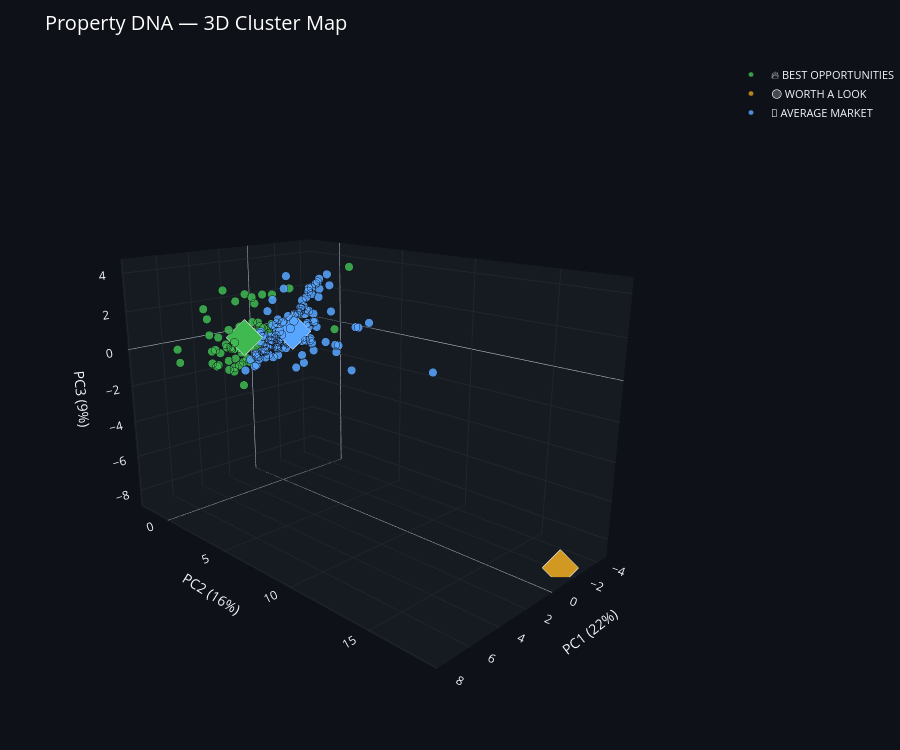

Notebook cell for this chart:
### Markdown cell above
---

## Step 5 — The 3D Map

Every dot = one property, positioned by its DNA (all features compressed to 3 axes).  
Colors = the natural groups the machine found.  
Stars = cluster centers (the "average" property in each group).  

**Drag** to spin. **Hover** for details. **Click** legend items to toggle.

### Code cell
import plotly.graph_objects as go

fig3d = go.Figure()

for c in rank_order:
    m = cluster_meta[c]
    sub = df[df["pca_cluster"] == c]
    hover = []
    for _, r in sub.iterrows():
        a = (r.get("address") or "?")[:30]
        p = f"${r['price']:,.0f}" if pd.notna(r.get("price")) else "—"
        sq = f"{int(r['sqft'])} sqft" if pd.notna(r.get("sqft")) else ""
        ppsf = f"${r['price_per_sqft']:,.0f}/sqft" if pd.notna(r.get("price_per_sqft")) else ""
        dom = f"{int(r['days_on_market'])}d" if pd.notna(r.get("days_on_market")) else ""
        fl = f"Flip: {int(r['flip_score'])}/10" if pd.notna(r.get("flip_score")) else ""
        hover.append(f"<b>{a}</b><br>{p} · {sq} · {ppsf}<br>DOM {dom} · {fl}")

    fig3d.add_trace(go.Scatter3d(
        x=sub["PC1"], y=sub["PC2"], z=sub["PC3"],
        mode="markers", name=m["label"],
        marker=dict(size=5, color=m["color"], opacity=0.85,
                    line=dict(width=0.3, color="#0e1117")),
        hovertext=hover, hoverinfo="text",
    ))

for c in rank_order:
    m = cluster_meta[c]
    cx, cy, cz = centroids[c]
    fig3d.add_trace(go.Scatter3d(
        x=[cx], y=[cy], z=[cz], mode="markers",
        name=f"{m['label']} center",
        marker=dict(size=12, color=m["color"], symbol="diamond",
                    opacity=1, line=dict(width=2, color="white")),
        hovertext=f"<b>CENTER</b><br>{m['label']}", hoverinfo="text",
        showlegend=False,
    ))

fig3d.update_layout(
    template="plotly_dark",
    paper_bgcolor="#0e1117", plot_bgcolor="#0e1117",
    title=dict(text="Property DNA — 3D Cluster Map", font=dict(size=20, color="white")),
    scene=dict(
        xaxis_title=f"PC1 ({var[0]:.0%})",
        yaxis_title=f"PC2 ({var[1]:.0%})",
        zaxis_title=f"PC3 ({var[2]:.0%})",
        xaxis=dict(backgroundcolor="#161b22", gridcolor="#21262d", showbackground=True),
        yaxis=dict(backgroundcolor="#161b22", gridcolor="#21262d", showbackground=True),
        zaxis=dict(backgroundcolor="#161b22", gridcolor="#21262d", showbackground=True),
        camera=dict(eye=dict(x=1.8, y=1.8, z=0.8)),
    ),
    legend=dict(font=dict(size=11), bgcolor="rgba(0,0,0,0)"),
    margin=dict(l=0, r=0, t=60, b=0),
    height=750,
)
fig3d.show()

### Figure 1 — Plotly figure (JSON) as saved in the notebook; plotly's stock layout.template omitted (floating-point values rounded to 4 significant figures; data arrays with more than 128 entries replaced by an {"elided": "..."} marker saying what was removed)
{"data": [{"hoverinfo": "text", "hovertext": ["<b>15067 Warwick St</b><br>$240,000 · 2618 sqft · $92/sqft<br>DOM 129d · Flip: 4/10", "<b>9317 Artesian St</b><br>$15,000 · 994 sqft · $15/sqft<br>DOM 45d · Flip: 5/10", "<b>12642 Chelsea St</b><br>$29,900 · 2074 sqft · $14/sqft<br>DOM 13d · Flip: 5/10", "<b>15780 Stansbury St</b><br>$34,900 · 1824 sqft · $19/sqft<br>DOM 185d · Flip: 9/10", "<b>20140 Marlowe St</b><br>$90,000 · 1580 sqft · $57/sqft<br>DOM 34d · Flip: 4/10", "<b>8773 Petoskey Ave</b><br>$10,000 · 3584 sqft · $3/sqft<br>DOM 1215d · Flip: 7/10", "<b>18923 Mark Twain St</b><br>$43,000 · 1549 sqft · $28/sqft<br>DOM 13d · Flip: 5/10", "<b>18817 Bretton Dr</b><br>$236,000 · 2490 sqft · $95/sqft<br>DOM 155d · Flip: 5/10", "<b>20415-20419 Moross Rd</b><br>$104,900 · 1688 sqft · $62/sqft<br>DOM 130d · Flip: 6/10", "<b>8162 E Jefferson Ave Unit M-B</b><br>$49,900 · 1440 sqft · $35/sqft<br>DOM 11d · Flip: 5/10", "<b>13136 Maiden St</b><br>$10,000 · 1144 sqft · $9/sqft<br>DOM 143d · Flip: 6/10", "<b>16211 Muirland St</b><br>$145,000 · 1550 sqft · $94/sqft<br>DOM 164d · Flip: 5/10", "<b>8120 E Jefferson Ave Apt 7D</b><br>$249,999 · 2380 sqft · $105/sqft<br>DOM 220d · Flip: 4/10", "<b>17420 Ohio St</b><br>$209,900 · 2356 sqft · $89/sqft<br>DOM 105d · Flip: 4/10", "<b>19766 Stahelin Stahelin</b><br>$25,000 · 1094 sqft · $23/sqft<br>DOM 196d · Flip: 9/10", "<b>14321 Ardmore St</b><br>$17,000 · 1188 sqft · $14/sqft<br>DOM 98d · Flip: 5/10", "<b>10901 Worden St</b><br>$44,900 · 1271 sqft · $35/sqft<br>DOM 214d · Flip: 7/10", "<b>1094-1096 Lenox St</b><br>$119,900 · 2568 sqft · $47/sqft<br>DOM 171d · Flip: 8/10", "<b>8900 E Jefferson Ave Unit 630-</b><br>$75,900 · 1200 sqft · $63/sqft<br>DOM 138d · Flip: 7/10", "<b>17217 Quincy St</b><br>$59,900 · 1955 sqft · $31/sqft<br>DOM 6d · Flip: 5/10", "<b>14554 Woodmont Ave</b><br>$290,000 · 2024 sqft · $143/sqft<br>DOM 298d · Flip: 4/10", "<b>5104-06 Balfour Rd</b><br>$69,900 · 2222 sqft · $32/sqft<br>DOM 93d · Flip: 5/10", "<b>14973 Bringard Dr</b><br>$65,900 · 1431 sqft · $46/sqft<br>DOM 69d · Flip: 6/10", "<b>20295 Huntington Rd</b><br>$129,900 · 1245 sqft · $104/sqft<br>DOM 62d · Flip: 3/10", "<b>1057 E Grand Blvd</b><br>$35,000 · 3549 sqft · $10/sqft<br>DOM 129d · Flip: 5/10", "<b>12796 Strasburg St</b><br>$1,000 ·  · <br>DOM 901d · Flip: 4/10", "<b>1991 Orleans St</b><br>$189,990 · 1500 sqft · $127/sqft<br>DOM 133d · Flip: 4/10", "<b>8418 Grandville Ave</b><br>$44,900 · 829 sqft · $54/sqft<br>DOM 14d · Flip: 4/10", "<b>14814 Lesure St</b><br>$39,900 · 761 sqft · $52/sqft<br>DOM 5d · Flip: 5/10", "<b>19391 Suffolk Dr</b><br>$1,250,000 · 9816 sqft · $127/sqft<br>DOM 264d · Flip: 6/10", "<b>225 W Longwood Pl</b><br>$79,000 · 2704 sqft · $29/sqft<br>DOM 172d · Flip: 8/10", "<b>14960 Grandville Ave</b><br>$220,000 · 2615 sqft · $84/sqft<br>DOM 309d · Flip: 4/10", "<b>8900 E Jefferson Ave Apt 625</b><br>$45,000 · 559 sqft · $80/sqft<br>DOM 277d · Flip: 9/10", "<b>16659 Lilac St</b><br>$44,900 · 1296 sqft · $35/sqft<br>DOM 33d · Flip: 5/10", "<b>15761 15759 Evergreen</b><br>$109,900 · 1417 sqft · $78/sqft<br>DOM 48d · Flip: 3/10", "<b>18430 Westphalia St</b><br>$7,500 · 1004 sqft · $8/sqft<br>DOM 312d · Flip: 7/10", "<b>19135 Teppert St</b><br>$11,900 · 1152 sqft · $10/sqft<br>DOM 198d · Flip: 7/10", "<b>11404 Beaverland</b><br>$164,900 · 1204 sqft · $137/sqft<br>DOM 63d · Flip: 3/10", "<b>3357 Columbus St</b><br>$69,995 · 2588 sqft · $27/sqft<br>DOM 570d · Flip: 9/10", "<b>8162 E Jefferson Ave Unit 16A</b><br>$119,000 · 2540 sqft · $47/sqft<br>DOM 341d · Flip: 7/10", "<b>8162 E Jefferson St Unit 6B</b><br>$149,900 · 2430 sqft · $62/sqft<br>DOM 312d · Flip: 6/10", "<b>5406 Ivanhoe St</b><br>$39,900 · 3700 sqft · $11/sqft<br>DOM 111d · Flip: 5/10", "<b>16551 Pinehurst St</b><br>$50,800 · 1234 sqft · $41/sqft<br>DOM 124d · Flip: 7/10", "<b>5793 Yorkshire Rd</b><br>$120,000 · 1200 sqft · $100/sqft<br>DOM 232d · Flip: 4/10", "<b>16820 Santa Rosa Dr</b><br>$15,500 · 1224 sqft · $13/sqft<br>DOM 255d · Flip: 7/10", "<b>1917 Orleans St Unit 49</b><br>$70,000 · 1478 sqft · $47/sqft<br>DOM 770d · Flip: 9/10", "<b>19230 Conley St</b><br>$19,900 · 870 sqft · $23/sqft<br>DOM 979d · Flip: 9/10", "<b>4241 Martin St</b><br>$124,900 · 2072 sqft · $60/sqft<br>DOM 21d · Flip: 4/10", "<b>20043 Wyoming Ave</b><br>$109,900 · 2267 sqft · $48/sqft<br>DOM 201d · Flip: 9/10", "<b>7401 Buhr St</b><br>$79,500 · 1390 sqft · $57/sqft<br>DOM 979d · Flip: 8/10", "<b>1535 6th St Ste 6</b><br>$1,275,000 · 5600 sqft · $228/sqft<br>DOM 493d · Flip: 4/10", "<b>18679 Santa Barbara Dr</b><br>$119,900 · 1353 sqft · $89/sqft<br>DOM 63d · Flip: 3/10", "<b>5527 Baldwin St</b><br>$39,500 · 1980 sqft · $20/sqft<br>DOM 24d · Flip: 5/10", "<b>17375 Winston St</b><br>$72,000 · 1404 sqft · $51/sqft<br>DOM 31d · Flip: 5/10", "<b>20091 Annott St</b><br>$14,900 · 747 sqft · $20/sqft<br>DOM 219d · Flip: 10/10", "<b>2209 Pasadena St</b><br>$145,900 · 2500 sqft · $58/sqft<br>DOM 132d · Flip: 4/10", "<b>14000 Freeland St</b><br>$50,000 · 1291 sqft · $39/sqft<br>DOM 226d · Flip: 7/10", "<b>9359 Broadstreet Ave</b><br>$16,000 · 5198 sqft · $3/sqft<br>DOM 201d · Flip: 7/10", "<b>14434 Rosemont Ave</b><br>$195,000 · 1646 sqft · $118/sqft<br>DOM 200d · Flip: 4/10", "<b>16580 Winston St</b><br>$79,900 · 1510 sqft · $53/sqft<br>DOM 268d · Flip: 8/10", "<b>8686 Artesian St</b><br>$39,999 · 864 sqft · $46/sqft<br>DOM 174d · Flip: 8/10"], "marker": {"color": "#3fb950", "line": {"color": "#0e1117", "width": 0.3}, "opacity": 0.85, "size": 5}, "mode": "markers", "name": "🔥 BEST OPPORTUNITIES", "type": "scatter3d", "x": [1.767, 3.213, 2.025, 4.53, 1.875, 5.754, 2.127, 2.124, 2.952, 2.067, 3.895, 2.309, 0.5326, 1.709, 4.789, 1.329, 3.003, 3.822, 2.647, 2.228, 1.307, 1.259, 2.867, 1.524, 1.134, 3.611, 1.199, 1.774, 2.147, 1.398, 3.775, 1.56, 4.123, 2.031, 1.134, 3.561, 3.125, 1.046, 5.611, 2.866, 1.735, 1.017, 3.658, 1.592, 3.258, 6.154, 7.706, 0.9587, 4.349, 6.572, -0.1549, 1.608, 2.113, 2.033, 6.62, 0.8373, 2.991, 2.208, 1.034, 4.512, 4.451], "y": [0.72, -1.289, -1.152, 0.4522, -1.031, 3.736, -0.7723, 1.237, -0.3475, -0.9564, -0.7645, 0.5358, 1.599, 0.2388, 0.1952, -0.5142, 0.05375, 0.1183, 0.394, -0.8417, 1.153, -0.2422, -1.008, -0.8508, 0.5737, 2.257, 0.06944, -2.025, -2.0, 6.052, 0.8333, 1.235, 0.4823, -1.5, -0.8469, -0.1425, -0.3572, -0.5602, 1.217, 1.497, 1.58, 0.4857, -1.032, 0.2815, -0.2226, 1.609, 1.486, -0.6884, 1.16, 2.486, 5.52, -0.9948, -1.505, -0.753, -0.05218, 0.1015, -0.1829, 1.74, 0.6061, 0.3482, -0.3053], "z": [0.1626, -0.7912, -1.678, 0.5921, -2.859, 3.091, -0.8529, 0.8481, -0.4382, 0.5878, -0.3988, 1.103, 2.851, -0.2519, -0.1694, 0.2662, 0.2807, 0.04153, 2.642, -0.6229, 0.7017, 0.06952, -1.239, -1.511, 0.616, 2.836, 2.409, -2.263, -2.083, 1.415, 0.2483, 0.5054, 3.031, -1.351, -0.7416, -0.2118, -0.3844, 0.2066, 1.003, 2.317, 2.665, -0.09079, -1.413, 0.6934, -0.2615, 2.475, 0.6566, 0.6884, 1.079, 2.154, 4.329, -1.317, -1.868, -1.411, -0.4919, 0.1801, -0.06202, 0.3384, 0.8141, -0.9338, -0.9748]}, {"hoverinfo": "text", "hovertext": ["<b>1771 Balmoral Dr</b><br>$7,000,000 · 18500 sqft · $378/sqft<br>DOM 392d · Flip: 4/10"], "marker": {"color": "#d29922", "line": {"color": "#0e1117", "width": 0.3}, "opacity": 0.85, "size": 5}, "mode": "markers", "name": "🟡 WORTH A LOOK", "type": "scatter3d", "x": [-1.59], "y": [18.05], "z": [-8.523]}, {"hoverinfo": "text", "hovertext": {"elided": "138 str values"}, "marker": {"color": "#58a6ff", "line": {"color": "#0e1117", "width": 0.3}, "opacity": 0.85, "size": 5}, "mode": "markers", "name": "🔵 AVERAGE MARKET", "type": "scatter3d", "x": {"elided": "138 float values"}, "y": {"elided": "138 float values"}, "z": {"elided": "138 float values"}}, {"hoverinfo": "text", "hovertext": "<b>CENTER</b><br>🔥 BEST OPPORTUNITIES", "marker": {"color": "#3fb950", "line": {"color": "white", "width": 2}, "opacity": 1, "size": 12, "symbol": "diamond"}, "mode": "markers", "name": "🔥 BEST OPPORTUNITIES center", "showlegend": false, "type": "scatter3d", "x": [2.738], "y": [0.3134], "z": [0.2824]}, {"hoverinfo": "text", "hovertext": "<b>CENTER</b><br>🟡 WORTH A LOOK", "marker": {"color": "#d29922", "line": {"color": "white", "width": 2}, "opacity": 1, "size": 12, "symbol": "diamond"}, "mode": "markers", "name": "🟡 WORTH A LOOK center", "showlegend": false, "type": "scatter3d", "x": [-1.59], "y": [18.05], "z": [-8.523]}, {"hoverinfo": "text", "hovertext": "<b>CENTER</b><br>🔵 AVERAGE MARKET", "marker": {"color": "#58a6ff", "line": {"color": "white", "width": 2}, "opacity": 1, "size": 12, "symbol": "diamond"}, "mode": "markers", "name": "🔵 AVERAGE MARKET center", "showlegend": false, "type": "scatter3d", "x": [-1.199], "y": [-0.2693], "z": [-0.06308]}], "layout": {"height": 750, "legend": {"bgcolor": "rgba(0,0,0,0)", "font": {"size": 11}}, "margin": {"b": 0, "l": 0, "r": 0, "t": 60}, "paper_bgcolor": "#0e1117", "plot_bgcolor": "#0e1117", "scene": {"camera": {"eye": {"x": 1.8, "y": 1.8, "z": 0.8}}, "xaxis": {"backgroundcolor": "#161b22", "gridcolor": "#21262d", "showbackground": true, "title": {"text": "PC1 (22%)"}}, "yaxis": {"backgroundcolor": "#161b22", "gridcolor": "#21262d", "showbackground": true, "title": {"text": "PC2 (16%)"}}, "zaxis": {"backgroundcolor": "#161b22", "gridcolor": "#21262d", "showbackground": true, "title": {"text": "PC3 (9%)"}}}, "title": {"font": {"color": "white", "size": 20}, "text": "Property DNA — 3D Cluster Map"}}}
